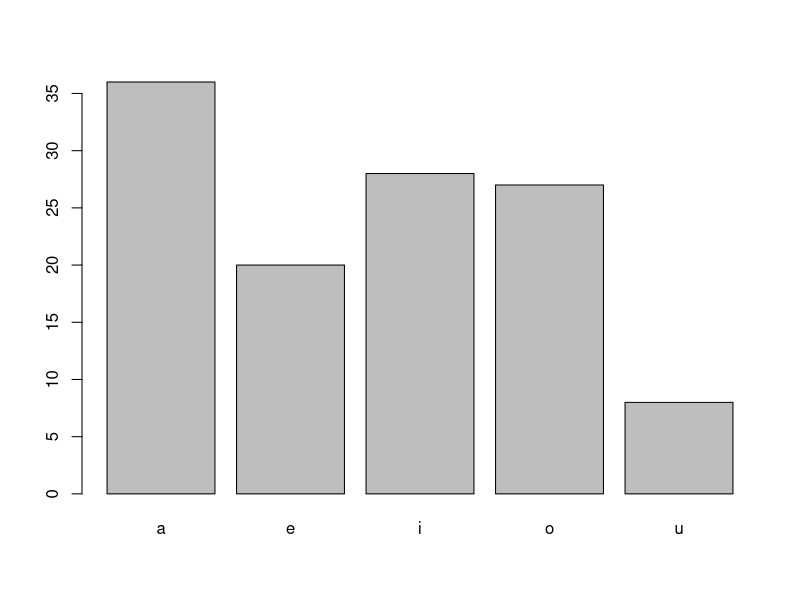

The R script that drew this image:
States <- rownames(USArrests)
StatesCharV <- paste(States,collapse= ",")
StatesCharV <- tolower(StatesCharV)
vowel<- c('a','e','i','o','u')
count <- function(x, pattern, split)
{
    unlist(lapply(strsplit(x, split),function(z) na.omit(length(grep(pattern, z)))))
}
count_vowel <- 0
for(i in 1:length(vowel))
{
  count_vowel[i] <- count(StatesCharV,vowel[i],",")
}
names(count_vowel) <- vowel
#count_vowel gives count of each vowels.
count_vowel
#barplot gives distribution of vowels.
barplot(count_vowel)
